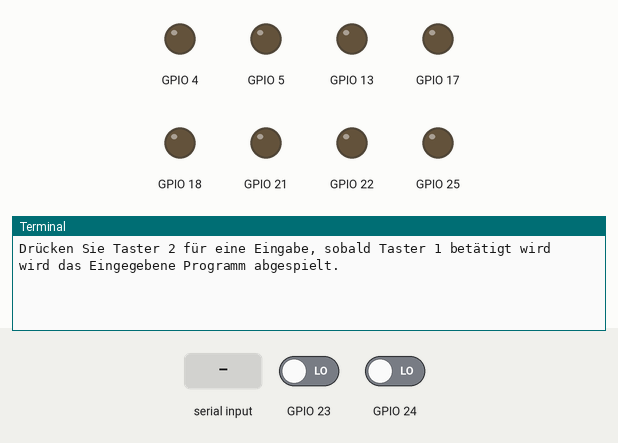
The program below on a simulated Raspberry Pi (BCM pin numbers). On the bench: output pins drawn as LEDs (lit = HIGH), the last lines printed to the terminal. The inputs (shaded band) are chosen by the test bench; at power-on: GPIO 23 LOW, GPIO 24 LOW.

Above: at 1.2 s.
1.3 s: GPIO 23 driven HIGH
At 1.8 s:
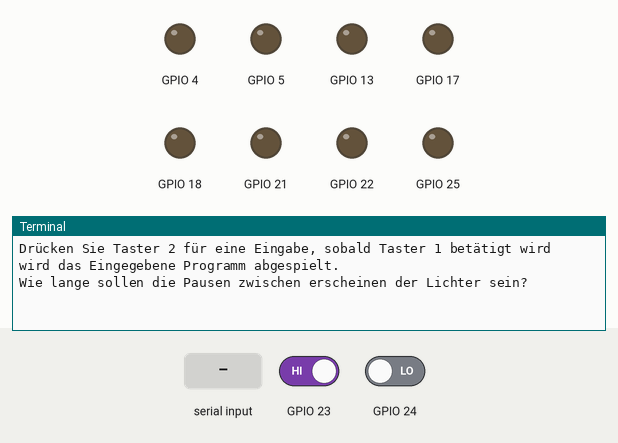
2.8 s: "1" typed at the terminal, then Enter
At 4.2 s:
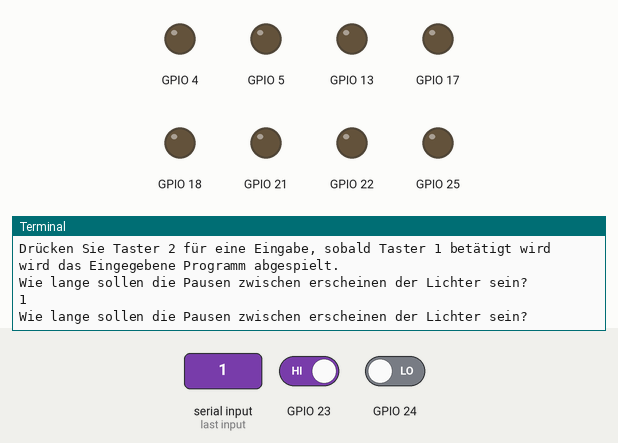

The program:

Programmierbare_Lichter.py
```python
import time
import RPi.GPIO as GPIO

GPIO.setmode(GPIO.BCM)

# Outputs setzen

GPIO.setup(21, GPIO.OUT)
GPIO.output(21, GPIO.LOW)

GPIO.setup(18, GPIO.OUT)
GPIO.output(18, GPIO.LOW)

GPIO.setup(4, GPIO.OUT)
GPIO.output(4, GPIO.LOW)

GPIO.setup(25, GPIO.OUT)
GPIO.output(25, GPIO.LOW)

GPIO.setup(13, GPIO.OUT)
GPIO.output(13, GPIO.LOW)

GPIO.setup(5, GPIO.OUT)
GPIO.output(5, GPIO.LOW)

GPIO.setup(22, GPIO.OUT)
GPIO.output(22, GPIO.LOW)

GPIO.setup(17, GPIO.OUT)
GPIO.output(17, GPIO.LOW)

# Inputs setzen

GPIO.setup(23, GPIO.IN)
GPIO.setup(24, GPIO.IN)

# Lichter Methoden definieren

def eins():
    GPIO.output(21, GPIO.HIGH)

def zwei():
    GPIO.output(18, GPIO.HIGH)

def drei():
    GPIO.output(4, GPIO.HIGH)

def vier():
    GPIO.output(25, GPIO.HIGH)

def fuenf():
    GPIO.output(13, GPIO.HIGH)

def sechs():
    GPIO.output(5, GPIO.HIGH)

def sieben():
    GPIO.output(22, GPIO.HIGH)

def acht():
    GPIO.output(17, GPIO.HIGH)

# Ausgabefunktion

def funktion(x):

    if x == "1":
        eins()
    elif x == "2":
        zwei()
    elif x == "3":
        drei()
    elif x == "4":
        vier()
    elif x == "5":
        fuenf()
    elif x == "6":
        sechs()
    elif x == "7":
        sieben()
    elif x == "8":
        acht()
    else:
        print("Geh hoim")

# Taster False setzen

taster_1 = False
taster_2 = False
i = 0
x = 0
pause = 0

# Array

arr = [0, 0, 0, 0, 0, 0, 0, 0]

# Anleitung

print("Drücken Sie Taster 2 für eine Eingabe, sobald Taster 1 betätigt wird wird das Eingegebene Programm abgespielt.")

# Taster überprüfen
while 1:

    if GPIO.input(23):
        taster_1 = True
        taster_2 = False

    if GPIO.input(24):
        taster_2 = True
        taster_1 = False

    if taster_1 == True:
        pause = input("Wie lange sollen die Pausen zwischen erscheinen der Lichter sein?\n")

        try:
            while arr[x] != 0:
                funktion(arr[x])
                x += 1
                time.sleep(float(pause))

        except:
          print("Well done!")
          break

    if taster_2 == True:
        Licht_an = input("[1][2][3][4][5][6][7][8]\nWelches Licht soll angeschaltet werden?\n")
        arr[i] = Licht_an
        i += 1
```

Measured:
- after the input at 1.3 s, the terminal: prints a new line at once (image 1)
- after the input at 2.8 s, the terminal: prints a new line at once (image 2)
